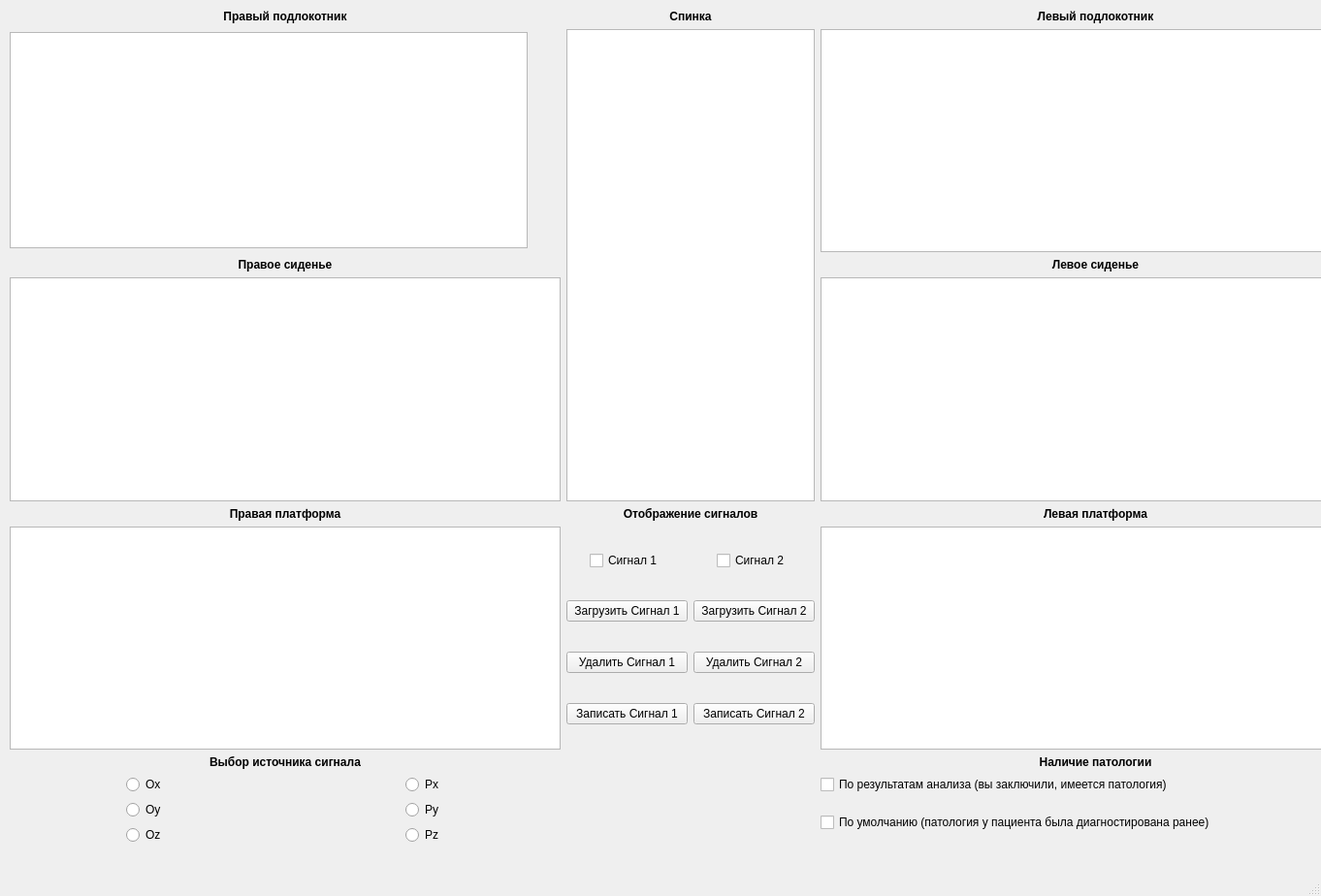
<?xml version="1.0" encoding="UTF-8"?>
<ui version="4.0">
 <class>MainWindow</class>
 <widget class="QMainWindow" name="MainWindow">
  <property name="geometry">
   <rect>
    <x>0</x>
    <y>0</y>
    <width>1362</width>
    <height>924</height>
   </rect>
  </property>
  <property name="maximumSize">
   <size>
    <width>1362</width>
    <height>924</height>
   </size>
  </property>
  <property name="windowTitle">
   <string>MainWindow</string>
  </property>
  <widget class="QWidget" name="centralWidget">
   <property name="maximumSize">
    <size>
     <width>1362</width>
     <height>873</height>
    </size>
   </property>
   <widget class="QWidget" name="gridLayoutWidget">
    <property name="geometry">
     <rect>
      <x>10</x>
      <y>10</y>
      <width>1403</width>
      <height>861</height>
     </rect>
    </property>
    <layout class="QGridLayout" name="mainLayout">
     <item row="5" column="1">
      <layout class="QVBoxLayout" name="signal1PanelLayout">
       <item alignment="Qt::AlignHCenter">
        <widget class="QCheckBox" name="signal1ShowcheckBox">
         <property name="maximumSize">
          <size>
           <width>79</width>
           <height>20</height>
          </size>
         </property>
         <property name="text">
          <string>Сигнал 1</string>
         </property>
        </widget>
       </item>
       <item>
        <widget class="QPushButton" name="signal1DownloadButton">
         <property name="text">
          <string>Загрузить Сигнал 1</string>
         </property>
        </widget>
       </item>
       <item>
        <widget class="QPushButton" name="signal1DeleteButton">
         <property name="text">
          <string>Удалить Сигнал 1</string>
         </property>
        </widget>
       </item>
       <item>
        <widget class="QPushButton" name="signal1DownloadButton_2">
         <property name="text">
          <string>Записать Сигнал 1</string>
         </property>
        </widget>
       </item>
      </layout>
     </item>
     <item row="5" column="2">
      <layout class="QVBoxLayout" name="signal2PanelLayout">
       <item alignment="Qt::AlignHCenter">
        <widget class="QCheckBox" name="signal2ShowcheckBox">
         <property name="text">
          <string>Сигнал 2</string>
         </property>
        </widget>
       </item>
       <item>
        <widget class="QPushButton" name="signal2DownloadButton">
         <property name="text">
          <string>Загрузить Сигнал 2</string>
         </property>
        </widget>
       </item>
       <item>
        <widget class="QPushButton" name="signal2DeletepushButton">
         <property name="text">
          <string>Удалить Сигнал 2</string>
         </property>
        </widget>
       </item>
       <item>
        <widget class="QPushButton" name="signal1DownloadButton_3">
         <property name="text">
          <string>Записать Сигнал 2</string>
         </property>
        </widget>
       </item>
      </layout>
     </item>
     <item row="3" column="0">
      <widget class="QGraphicsView" name="rightSeatView"/>
     </item>
     <item row="3" column="3">
      <widget class="QGraphicsView" name="leftSeatView"/>
     </item>
     <item row="1" column="3">
      <widget class="QGraphicsView" name="leftHandView"/>
     </item>
     <item row="4" column="3">
      <widget class="QLabel" name="leftFootLabel">
       <property name="font">
        <font>
         <weight>75</weight>
         <bold>true</bold>
        </font>
       </property>
       <property name="text">
        <string>&lt;html&gt;&lt;head/&gt;&lt;body&gt;&lt;p align=&quot;center&quot;&gt;Левая платформа&lt;/p&gt;&lt;/body&gt;&lt;/html&gt;</string>
       </property>
      </widget>
     </item>
     <item row="2" column="0">
      <widget class="QLabel" name="rightSeatLabel">
       <property name="font">
        <font>
         <weight>75</weight>
         <bold>true</bold>
        </font>
       </property>
       <property name="text">
        <string>&lt;html&gt;&lt;head/&gt;&lt;body&gt;&lt;p align=&quot;center&quot;&gt;Правое сиденье&lt;/p&gt;&lt;/body&gt;&lt;/html&gt;</string>
       </property>
      </widget>
     </item>
     <item row="2" column="3">
      <widget class="QLabel" name="leftSeatLabel">
       <property name="font">
        <font>
         <weight>75</weight>
         <bold>true</bold>
        </font>
       </property>
       <property name="text">
        <string>&lt;html&gt;&lt;head/&gt;&lt;body&gt;&lt;p align=&quot;center&quot;&gt;Левое сиденье&lt;/p&gt;&lt;/body&gt;&lt;/html&gt;</string>
       </property>
      </widget>
     </item>
     <item row="0" column="1" colspan="2">
      <widget class="QLabel" name="backrestLabel">
       <property name="font">
        <font>
         <weight>75</weight>
         <bold>true</bold>
        </font>
       </property>
       <property name="text">
        <string>&lt;html&gt;&lt;head/&gt;&lt;body&gt;&lt;p align=&quot;center&quot;&gt;Спинка&lt;/p&gt;&lt;/body&gt;&lt;/html&gt;</string>
       </property>
      </widget>
     </item>
     <item row="4" column="1" colspan="2">
      <widget class="QLabel" name="signalShowLabel">
       <property name="text">
        <string>&lt;html&gt;&lt;head/&gt;&lt;body&gt;&lt;p align=&quot;center&quot;&gt;&lt;span style=&quot; font-weight:600;&quot;&gt;Отображение сигналов&lt;/span&gt;&lt;/p&gt;&lt;/body&gt;&lt;/html&gt;</string>
       </property>
      </widget>
     </item>
     <item row="0" column="3">
      <widget class="QLabel" name="leftHandLabel">
       <property name="font">
        <font>
         <weight>75</weight>
         <bold>true</bold>
        </font>
       </property>
       <property name="text">
        <string>&lt;html&gt;&lt;head/&gt;&lt;body&gt;&lt;p align=&quot;center&quot;&gt;Левый подлокотник&lt;/p&gt;&lt;/body&gt;&lt;/html&gt;</string>
       </property>
      </widget>
     </item>
     <item row="5" column="3">
      <widget class="QGraphicsView" name="leftFootView"/>
     </item>
     <item row="1" column="1" rowspan="3" colspan="2" alignment="Qt::AlignHCenter">
      <widget class="QGraphicsView" name="backrestView"/>
     </item>
     <item row="1" column="0">
      <widget class="QGraphicsView" name="rightHandView">
       <property name="minimumSize">
        <size>
         <width>534</width>
         <height>0</height>
        </size>
       </property>
       <property name="maximumSize">
        <size>
         <width>534</width>
         <height>223</height>
        </size>
       </property>
      </widget>
     </item>
     <item row="7" column="3">
      <layout class="QGridLayout" name="calcMethodSelectionLayout">
       <item row="1" column="0" alignment="Qt::AlignLeft|Qt::AlignVCenter">
        <widget class="QCheckBox" name="checkBox">
         <property name="text">
          <string>По умолчанию (патология у пациента была диагностирована ранее)</string>
         </property>
        </widget>
       </item>
       <item row="0" column="0" alignment="Qt::AlignLeft">
        <widget class="QCheckBox" name="checkBox_2">
         <property name="text">
          <string>По результатам анализа (вы заключили, имеется патология)</string>
         </property>
        </widget>
       </item>
      </layout>
     </item>
     <item row="7" column="0">
      <layout class="QGridLayout" name="signalSourceSelectionLayout">
       <item row="1" column="1">
        <layout class="QVBoxLayout" name="momentsSourceLayout">
         <item alignment="Qt::AlignHCenter">
          <widget class="QRadioButton" name="momentPxButton">
           <property name="text">
            <string>Px</string>
           </property>
          </widget>
         </item>
         <item alignment="Qt::AlignHCenter">
          <widget class="QRadioButton" name="momentPyButton">
           <property name="text">
            <string>Py</string>
           </property>
          </widget>
         </item>
         <item alignment="Qt::AlignHCenter">
          <widget class="QRadioButton" name="momentPzButton">
           <property name="text">
            <string>Pz</string>
           </property>
          </widget>
         </item>
        </layout>
       </item>
       <item row="1" column="0">
        <layout class="QVBoxLayout" name="directSourceLayout">
         <item alignment="Qt::AlignHCenter">
          <widget class="QRadioButton" name="directOxButton">
           <property name="text">
            <string>Ox</string>
           </property>
          </widget>
         </item>
         <item alignment="Qt::AlignHCenter">
          <widget class="QRadioButton" name="directOyButton">
           <property name="text">
            <string>Oy</string>
           </property>
          </widget>
         </item>
         <item alignment="Qt::AlignHCenter">
          <widget class="QRadioButton" name="directOzButton">
           <property name="text">
            <string>Oz</string>
           </property>
          </widget>
         </item>
        </layout>
       </item>
      </layout>
     </item>
     <item row="5" column="0">
      <widget class="QGraphicsView" name="rightFootView"/>
     </item>
     <item row="4" column="0">
      <widget class="QLabel" name="rightFootLabel">
       <property name="font">
        <font>
         <weight>75</weight>
         <bold>true</bold>
         <strikeout>false</strikeout>
        </font>
       </property>
       <property name="text">
        <string>&lt;html&gt;&lt;head/&gt;&lt;body&gt;&lt;p align=&quot;center&quot;&gt;Правая платформа&lt;/p&gt;&lt;/body&gt;&lt;/html&gt;</string>
       </property>
      </widget>
     </item>
     <item row="0" column="0">
      <widget class="QLabel" name="rightHandLabel">
       <property name="font">
        <font>
         <weight>75</weight>
         <bold>true</bold>
        </font>
       </property>
       <property name="text">
        <string>&lt;html&gt;&lt;head/&gt;&lt;body&gt;&lt;p align=&quot;center&quot;&gt;Правый подлокотник&lt;/p&gt;&lt;/body&gt;&lt;/html&gt;</string>
       </property>
      </widget>
     </item>
     <item row="6" column="0">
      <widget class="QLabel" name="signalSourceSelectionLabel">
       <property name="text">
        <string>&lt;html&gt;&lt;head/&gt;&lt;body&gt;&lt;p align=&quot;center&quot;&gt;&lt;span style=&quot; font-weight:600;&quot;&gt;Выбор источника сигнала&lt;/span&gt;&lt;/p&gt;&lt;/body&gt;&lt;/html&gt;</string>
       </property>
      </widget>
     </item>
     <item row="6" column="3">
      <widget class="QLabel" name="calcMethodSelectionLabel">
       <property name="text">
        <string>&lt;html&gt;&lt;head/&gt;&lt;body&gt;&lt;p align=&quot;center&quot;&gt;&lt;span style=&quot; font-weight:600;&quot;&gt;Наличие патологии&lt;/span&gt;&lt;/p&gt;&lt;/body&gt;&lt;/html&gt;</string>
       </property>
      </widget>
     </item>
    </layout>
   </widget>
  </widget>
  <widget class="QMenuBar" name="menubar">
   <property name="geometry">
    <rect>
     <x>0</x>
     <y>0</y>
     <width>1362</width>
     <height>26</height>
    </rect>
   </property>
  </widget>
  <widget class="QStatusBar" name="statusbar"/>
 </widget>
 <tabstops>
  <tabstop>rightHandView</tabstop>
  <tabstop>backrestView</tabstop>
  <tabstop>leftHandView</tabstop>
  <tabstop>rightSeatView</tabstop>
  <tabstop>leftSeatView</tabstop>
  <tabstop>rightFootView</tabstop>
  <tabstop>leftFootView</tabstop>
  <tabstop>signal1ShowcheckBox</tabstop>
  <tabstop>signal2ShowcheckBox</tabstop>
  <tabstop>signal1DownloadButton</tabstop>
  <tabstop>signal2DownloadButton</tabstop>
  <tabstop>signal1DeleteButton</tabstop>
  <tabstop>signal2DeletepushButton</tabstop>
  <tabstop>directOxButton</tabstop>
  <tabstop>directOyButton</tabstop>
  <tabstop>directOzButton</tabstop>
  <tabstop>momentPxButton</tabstop>
  <tabstop>momentPyButton</tabstop>
  <tabstop>momentPzButton</tabstop>
 </tabstops>
 <resources/>
 <connections>
  <connection>
   <sender>signal2DownloadButton</sender>
   <signal>clicked()</signal>
   <receiver>signal2ShowcheckBox</receiver>
   <slot>click()</slot>
   <hints>
    <hint type="sourcelabel">
     <x>728</x>
     <y>674</y>
    </hint>
    <hint type="destinationlabel">
     <x>712</x>
     <y>612</y>
    </hint>
   </hints>
  </connection>
  <connection>
   <sender>signal1DownloadButton</sender>
   <signal>clicked()</signal>
   <receiver>signal1ShowcheckBox</receiver>
   <slot>click()</slot>
   <hints>
    <hint type="sourcelabel">
     <x>582</x>
     <y>664</y>
    </hint>
    <hint type="destinationlabel">
     <x>581</x>
     <y>603</y>
    </hint>
   </hints>
  </connection>
 </connections>
</ui>
